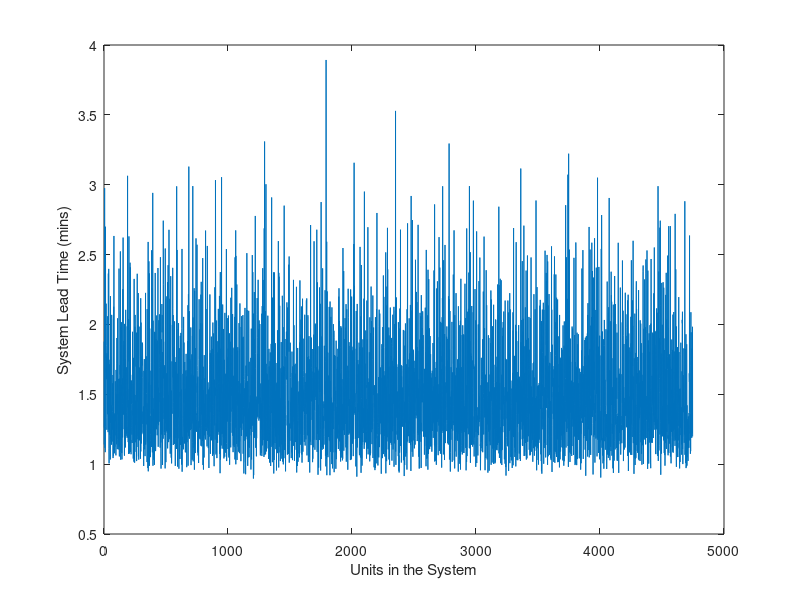

Source code (MATLAB):
% % % ENSE 623 Project - AGV System Simulation
% % %
% % % AGV Monte Carlo Function

clear
clc

% function [data_table, lead_time, idle_time] = agv_MC(agv_speed, ...
%     agv_mean_load, agv_count, arrival_rate, node_distances, ...
%     mfg_rate, pkg_rate)

% The inuputs to the function are:
% agv_speed -> Speed of the AGV in km/h (scalar)
% agv_mean_load -> Mean capacity of the robots between each node in units (1x4 array)
% agv_count -> Number of AGVs between two nodes (1x4 array)
% arrival_rate -> Arrival rate of material in units/hr (scalar)
% node_distances -> Distance between nodes in km (1x4 array)
% mfg_rate -> Manufacturing rate in units/hr (scalar)
% pkg_rate -> Packaging rate in units/hr (scalar)

% if(nargin < 7)  % if the number of inputs to the function is less than 7, use fixed values
    agv_speed = 5.4;                % km/h [based on Otto]
    
    lambda_D = 200;                 % Delivery Node arrival rate
    mu_M = 300;                     % Assumed Manufacturing rate = 300 units/hr
    mu_P = 600;                     % Assumed Packaging rate = 1200 units/hr
    
    mean_load_DS = 1;              % 10 units
    n_DS = 10;                       % No. of AGVs
    d_DS = 0.040;                   % distance between D and S = 40m = 0.04km
    
    mean_load_SM = 1;              % 10 units
    n_SM = 12;                       % No. of AGVs
    d_SM = 0.030;                   % distance between D and S = 30m = 0.03km
    
    mean_load_MB = 1;              % 10 units
    n_MB = 13;                       % No. of AGVs
    d_MB = 0.020;                   % distance between D and S = 20m = 0.0200km
    
    mean_load_BP = 1;              % 10 units
    n_BP = 19;                       % No. of AGVs
    d_BP = 0.070;                   % distance between B and P = 70m = 0.070km
% else
%     lambda_D = arrival_rate;
%     mu_M = mfg_rate;
%     mu_P = pkg_rate;
%     
%     mean_load_DS = agv_mean_load(1);
%     mean_load_SM = agv_mean_load(2);
%     mean_load_MB = agv_mean_load(3);
%     mean_load_BP = agv_mean_load(4);
%     
%     n_DS = agv_count(1);
%     n_SM = agv_count(2);
%     n_MB = agv_count(3);
%     n_BP = agv_count(4);
%     
%     d_DS = node_distances(1);
%     d_SM = node_distances(2);
%     d_MB = node_distances(3);
%     d_BP = node_distances(4);
% end

%% Delivery Node (M/D/1)

mu_DS = mean_load_DS*n_DS/((2*d_DS/agv_speed)+(2/60));

rho_DS = lambda_D/mu_DS;        % Delivery Node utilization

%% Storage Node (D/D/1)

lambda_S = lambda_D;               % Storage Node arrival rate

mu_SM = mean_load_SM*n_SM/((2*d_SM/agv_speed)+2/60);

rho_SM = lambda_S/mu_SM;        % Storage Node utilization

%% Manufacturing Node (D/M/1)

lambda_M = lambda_S;               % Manufacturing Node arrival rate
beta = 1/lambda_M;

rho_M = lambda_M/mu_M;          % Manufacturing Node utilization

%% Pseudo Manufacturing Transportation Node (M/D/1)

lambda_MB = lambda_M;

mu_MB = mean_load_MB*n_MB/((2*d_MB/agv_speed)+2/60);

rho_MB = lambda_MB/mu_MB;

%% Buffer Node (D/D/1)

lambda_B = lambda_MB;        

mu_BP = mean_load_BP*n_BP/((2*d_BP/agv_speed)+2/60);

rho_BP = lambda_B/mu_BP;

%% Packaging Node (D/M/1) 

lambda_P = lambda_B;
beta = 1/lambda_P;

rho_P = lambda_P/mu_P;          % Packaging Node utilization

%% Monte Carlo code starts

%%%% Delivery Node %%%%

% Initializing System Time
T_s(1,1) = 0;                          
n = 1;

while T_s < 24                                % for T_S in a 24 hr period
    
    n = n+1;
    W_q_D = random('exp',1/lambda_D);         % Inter-arrival times for the Delivery node
    T_s(n,1) = T_s(n-1,1) + W_q_D;            % Inter-arrival times added to System time
    
    W_q_D_matrix(n-1,1) = W_q_D; 
end
T_s = T_s(1:n-1,1);
n = n-1;
disp(T_s)
disp(n)

X_DS(1:n,1) = 1/mu_DS;

%%%% Storage Node %%%%

W_q_S(1:n,1) = 0;           % Because Storage node is A D/D/1 Queue.

X_SM(1:n,1) = 1/mu_SM;      % Interarrival times to Manufacturing Node

%%%% Manufacturing Node %%%%

for const = 1:n
    X_M(const,1) = random('exp',1/mu_M);         % Service times for the Manufacturing node
end

X_MB(1:n,1) = 1/mu_MB;

%%%% Buffer Node %%%%

W_q_B(1:n,1) = 0;           % Because Buffer node is A D/D/1 Queue.

X_BP(1:n,1) = 1/mu_BP;      % Interarrival times to Packaging Node


%%%% Packaging Node %%%%

for const2 = 1:n
    X_P(const2,1) = random('exp',1/mu_P);         % Service times for the Packaging node
end

% Initializing Time Progression Matrix for each piece of raw material in the
% system.
% The 11 columns of this matrix represent the System 
% 1. T_s    (System Time)
% 2. W_q_D  (Interarrical times at Delivery Node)
% 3. X_DS   (Service time for transporting AGV from D to S)
% 4. W_q_S  (Time spent at Storage node (Is 0 because deterministic))
% 5. X_SM   (Service time for transporting AGV from S to M)
% 6. X_M    (Manufacturing Service time)
% 7. X_MB   (Service time for transporting AGV from M to B )
% 8. W_q_B  (Time spent at Buffer node (Is 0 because deterministic))
% 9. X_BP   (Service time for transporting AGV from B to P)
% 10. X_P   (Packaging Service time)


T_prog  = [T_s,W_q_D_matrix,X_DS,W_q_S, X_SM, X_M,X_MB, W_q_B, X_BP, X_P];

% Total Wait time for each item entering the system. (It is a sum of column 2 - 9 of T_prog)
system_lead_time = sum(T_prog(:,2:10),2);  

mean_total_wait_time = mean(system_lead_time)
stddev_total_wait_time = std(system_lead_time)

% Plot of System Lead Time for every piece of raw material in the system. 
plot(system_lead_time.*60)
xlabel('Units in the System')
ylabel('System Lead Time (mins)')
% end
